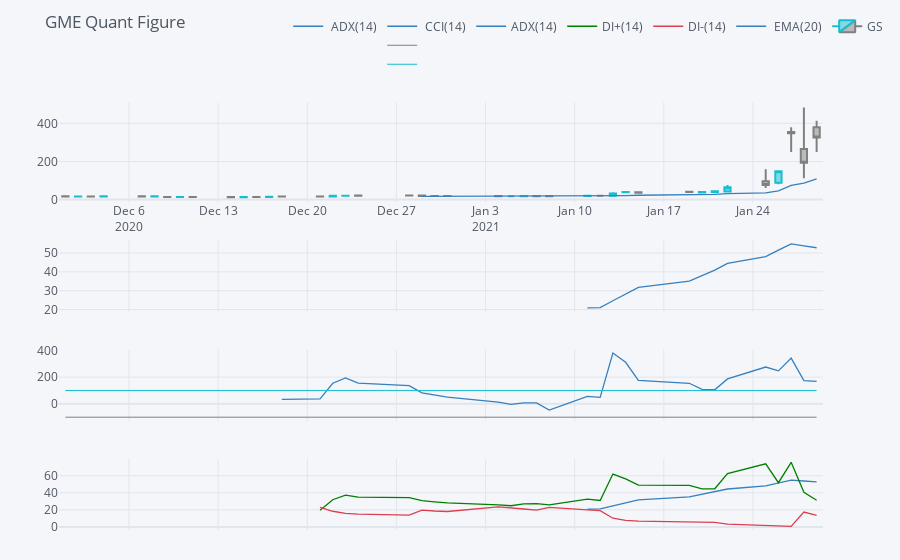

Here is the notebook cell this chart was saved with:
### Code cell
qf=cf.QuantFig(gme,title='GME Quant Figure',legend='top',name='GS')

qf.add_adx()
qf.add_cci()
qf.add_dmi()
qf.add_ema()

qf.iplot()
